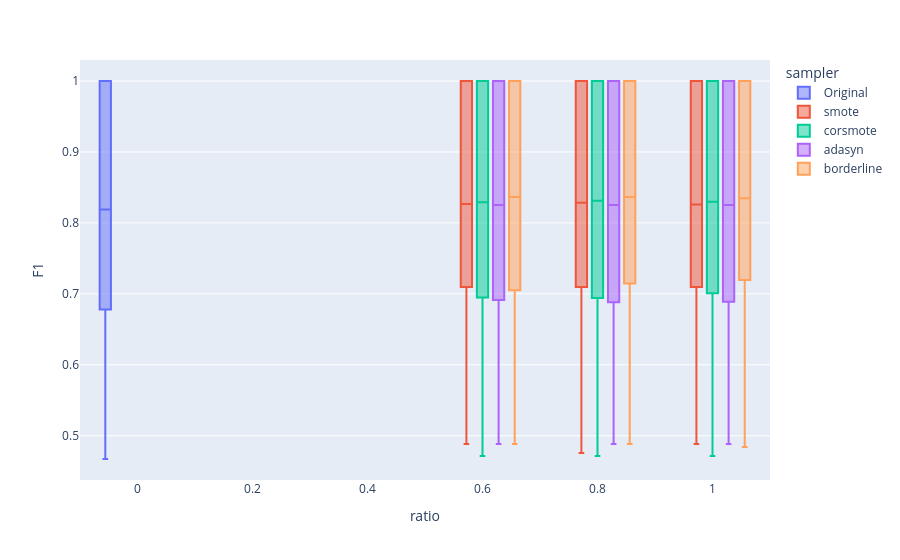

Notebook source saved alongside this figure:
### Code cell
fig = px.box(df, x="ratio", y="F1", color="sampler")
fig.show()

### Figure 1 — Plotly figure (JSON) as saved in the notebook; plotly's stock layout.template omitted (floating-point values rounded to 4 significant figures; data arrays with more than 128 entries replaced by an {"elided": "..."} marker saying what was removed)
{"data": [{"alignmentgroup": "True", "hovertemplate": "sampler=Original<br>ratio=%{x}<br>F1=%{y}<extra></extra>", "legendgroup": "Original", "marker": {"color": "#636efa"}, "name": "Original", "notched": false, "offsetgroup": "Original", "orientation": "v", "showlegend": true, "type": "box", "x": {"elided": "540 float values"}, "x0": " ", "xaxis": "x", "y": {"elided": "540 float values"}, "y0": " ", "yaxis": "y"}, {"alignmentgroup": "True", "hovertemplate": "sampler=smote<br>ratio=%{x}<br>F1=%{y}<extra></extra>", "legendgroup": "smote", "marker": {"color": "#EF553B"}, "name": "smote", "notched": false, "offsetgroup": "smote", "orientation": "v", "showlegend": true, "type": "box", "x": {"elided": "1620 float values"}, "x0": " ", "xaxis": "x", "y": {"elided": "1620 float values"}, "y0": " ", "yaxis": "y"}, {"alignmentgroup": "True", "hovertemplate": "sampler=corsmote<br>ratio=%{x}<br>F1=%{y}<extra></extra>", "legendgroup": "corsmote", "marker": {"color": "#00cc96"}, "name": "corsmote", "notched": false, "offsetgroup": "corsmote", "orientation": "v", "showlegend": true, "type": "box", "x": {"elided": "1620 float values"}, "x0": " ", "xaxis": "x", "y": {"elided": "1620 float values"}, "y0": " ", "yaxis": "y"}, {"alignmentgroup": "True", "hovertemplate": "sampler=adasyn<br>ratio=%{x}<br>F1=%{y}<extra></extra>", "legendgroup": "adasyn", "marker": {"color": "#ab63fa"}, "name": "adasyn", "notched": false, "offsetgroup": "adasyn", "orientation": "v", "showlegend": true, "type": "box", "x": {"elided": "1521 float values"}, "x0": " ", "xaxis": "x", "y": {"elided": "1521 float values"}, "y0": " ", "yaxis": "y"}, {"alignmentgroup": "True", "hovertemplate": "sampler=borderline<br>ratio=%{x}<br>F1=%{y}<extra></extra>", "legendgroup": "borderline", "marker": {"color": "#FFA15A"}, "name": "borderline", "notched": false, "offsetgroup": "borderline", "orientation": "v", "showlegend": true, "type": "box", "x": {"elided": "1620 float values"}, "x0": " ", "xaxis": "x", "y": {"elided": "1620 float values"}, "y0": " ", "yaxis": "y"}], "layout": {"boxmode": "group", "legend": {"title": {"text": "sampler"}, "tracegroupgap": 0}, "margin": {"t": 60}, "xaxis": {"anchor": "y", "domain": [0, 1], "title": {"text": "ratio"}}, "yaxis": {"anchor": "x", "domain": [0, 1], "title": {"text": "F1"}}}}
